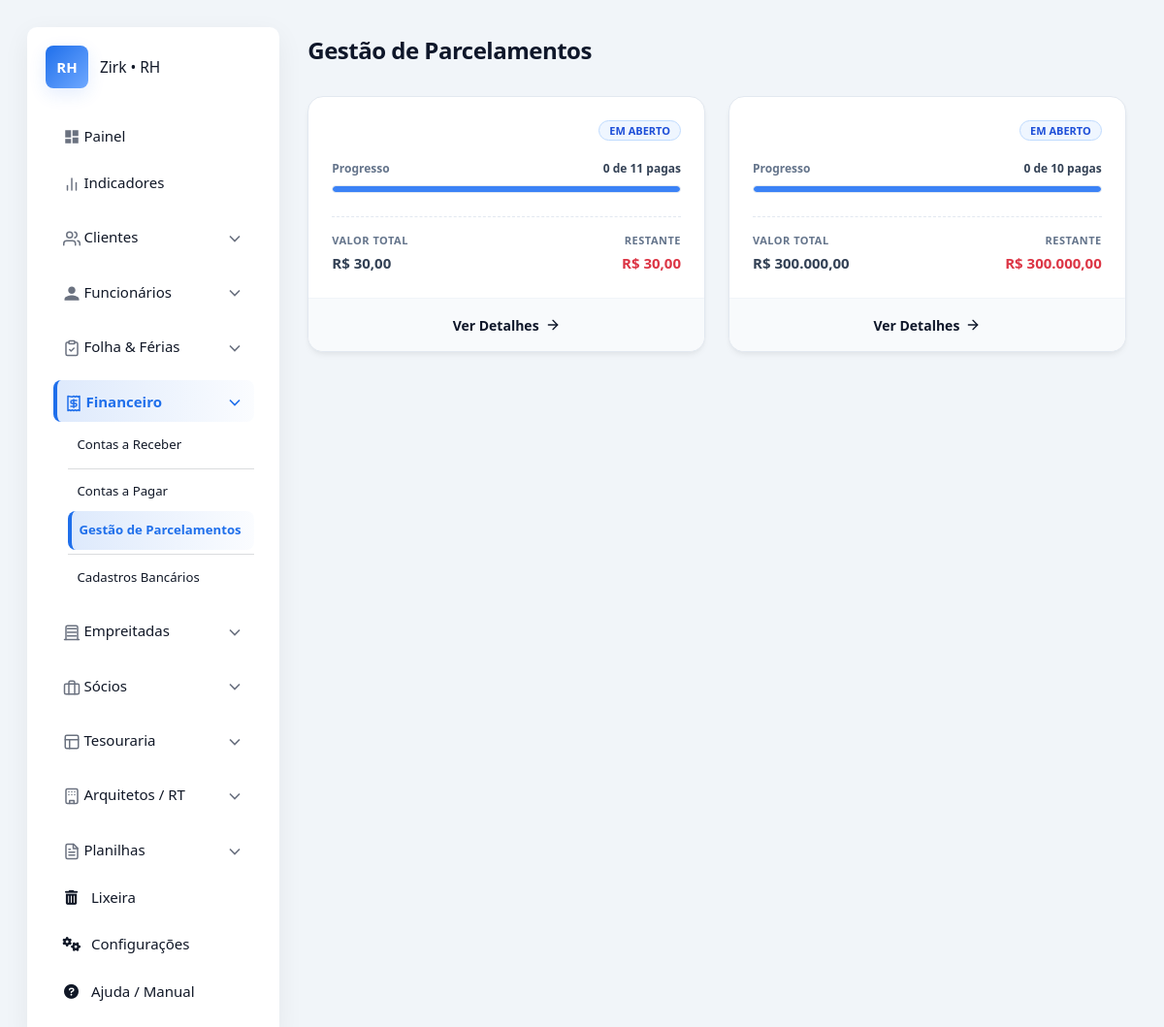
The app's page /pagar/parcelamentos/ (signed in) with its own data.
### apps/financeiro/pagar/models.py (models this page shows, shortened)
class ParcelamentoPagar(SoftDeleteMixin):
    descricao = models.CharField(max_length=255, verbose_name="Descrição do Parcelamento")
    data_criacao = models.DateTimeField(auto_now_add=True, verbose_name="Criado em")
    valor_total_original = models.DecimalField(max_digits=12, decimal_places=2, default=Decimal('0.00'))
    qtd_parcelas = models.IntegerField(default=1)
    class Meta:
        verbose_name = "Parcelamento (A Pagar)"
        verbose_name_plural = "Gestão de Parcelamentos"
        ordering = ['-data_criacao']
    def get_related_objects(self):
        parcelas = []
        modelos_filhos = [
            'parcelas_boleto', 'parcelas_gastogeral', 'parcelas_cheque',
            'parcelas_faturacartao', 'parcelas_gastoveiculoconsorcio',
            'parcelas_gastocontabilidade', 'parcelas_gastoimovel',
            'parcelas_gastoutilidade', 'parcelas_gastogasolina',
            'parcelas_comissaoarquiteto', 'parcelas_gastoalmoco'
        ]
        for related in modelos_filhos:
            if hasattr(self, related):
                manager = getattr(self, related)
                parcelas.extend(list(manager.filter(is_deleted=False)))
        parcelas.sort(key=lambda x: x.data_vencimento if hasattr(x, 'data_vencimento') else x.data_gasto)
        return parcelas
    @property
    def resumo(self):
        parcelas = self.get_related_objects()
        total_obj = len(parcelas)
        if total_obj == 0:
            return {'pendente': 0, 'pago': 0, 'progresso': 0, 'valor_pago': 0, 'valor_aberto': 0}
        pagas = [p for p in parcelas if p.status in ['Pago', 'Recebido', 'PG', 'COM']]
        qtd_pagas = len(pagas)
        valor_pago = sum([p.get_valor_consolidado() for p in pagas])
        valor_total_atual = sum([p.get_valor_consolidado() for p in parcelas])
        valor_aberto = valor_total_atual - valor_pago
        progresso = (qtd_pagas / total_obj) * 100
        return {
            'total_parcelas': total_obj,
            'qtd_pagas': qtd_pagas,
            'qtd_pendentes': total_obj - qtd_pagas,
            'progresso': round(progresso, 1),
            'valor_pago': valor_pago,
            'valor_aberto': valor_aberto,
            'valor_total_atual': valor_total_atual
        }

### apps/financeiro/pagar/views.py (the view)
# urls.py: path('parcelamentos/', views.parcelamento_list, name='parcelamento_list'),
@login_required
def parcelamento_list(request):
    parcelamentos = ParcelamentoPagar.objects.filter(is_deleted=False)
    return render(request, 'core/financeiro/pagar/parcelamento_list.html', {
        'parcelamentos': parcelamentos
    })

### apps/configuracoes/context_processors.py (called while the page is built)
def configuracoes_globais(request):
    return {}

### apps/configuracoes/mixin.py (called while the page is built)
    def get_queryset(self):
        return super().get_queryset().filter(is_deleted=False)

### apps/ferias/service.py (called while the page is built, shortened)
def gerar_novo_periodo_aquisitivo(funcionario):
    if getattr(funcionario, 'is_deleted', False):
        return None
    if not hasattr(funcionario, 'dados_trabalhistas'):
        return None
    dados = funcionario.dados_trabalhistas
    data_admissao = dados.data_admissao_marcenaria or dados.data_admissao_contabilidade
    if not data_admissao:
        return None
    ultimo_periodo = funcionario.periodos_aquisitivos.order_by('-data_fim').first()
    hoje = timezone.now().date()
    data_limite_retroativa = hoje - relativedelta(years=2)
    data_inicio_calculada = None
    if not ultimo_periodo:
        data_inicio_calculada = data_admissao
    else:
        if ultimo_periodo.data_fim >= hoje:
            return None  # Período atual ainda está vigente
        data_inicio_calculada = ultimo_periodo.data_fim + timedelta(days=1)

def atualizar_todos_periodos():
    funcionarios = Funcionario.objects.all() # O SoftDeleteMixin já deve filtrar os deletados
    for func in funcionarios:
        if getattr(func, 'is_deleted', False):
            continue
        gerar_novo_periodo_aquisitivo(func)

### apps/financeiro/pagar/models.py (called while the page is built)
    def get_valor_consolidado(self):
        if self.status in [StatusPagamento.PAGO, 'Pago'] and self.valor_pago:
            return self.valor_pago
        return self.valor_comissao

### templates/core/financeiro/pagar/parcelamento_list.html (shortened to what this page needs)
{% extends 'core/base.html' %}
{% load static %}
{% block content %}
<div class="dash-container">
    <div class="dash-header">
        <h1 class="dash-title">Gestão de Parcelamentos</h1>
    </div>
    <div class="cards-grid">
        {% for p in parcelamentos %}
            {% with resumo=p.resumo %}
            <div class="parcela-card">
                <div class="card-body">
                    <div class="card-top">
                        {% if resumo.progresso == 100 %}
                            <span class="badge bg-success-soft">Concluído</span>
                        {% else %}
                            <span class="badge bg-blue-soft">Em Aberto</span>
                        {% endif %}
                    </div>
                    <div class="progresso-container">
                        <div class="progresso-info">
                            <span>Progresso</span>
                            <span style="color: var(--slate-700);">{{ resumo.qtd_pagas }} de {{ resumo.total_parcelas }} pagas</span>
                        </div>
                        <div class="progress-track">
                            <div class="progress-fill {% if resumo.progresso == 100 %}fill-green{% else %}fill-blue{% endif %}"
                                 style="width: {{ resumo.progresso }}%"></div>
                        </div>
                    </div>
                    <div class="valores-grid">
                        <div>
                            <div class="val-label">Valor Total</div>
                            <div class="val-valor">R$ {{ resumo.valor_total_atual|floatformat:"2g" }}</div>
                        </div>
                        <div style="text-align: right;">
                            <div class="val-label">Restante</div>
                            {% if resumo.valor_aberto > 0 %}
                                <div class="val-valor text-danger">R$ {{ resumo.valor_aberto|floatformat:"2g" }}</div>
                            {% else %}
                                <div class="val-valor" style="color: var(--green-500);">Quitado</div>
                            {% endif %}
                        </div>
                    </div>
                </div>
                <div class="card-footer">
                    <a href="{% url 'pagar:parcelamento_detail' p.pk %}" class="btn-link-card">
                        Ver Detalhes
                        <svg xmlns="http://www.w3.org/2000/svg" width="16" height="16" viewBox="0 0 24 24" fill="none" stroke="currentColor" stroke-width="2" stroke-linecap="round" stroke-linejoin="round"><line x1="5" y1="12" x2="19" y2="12"></line><polyline points="12 5 19 12 12 19"></polyline></svg>
                    </a>
                </div>
            </div>
            {% endwith %}
        {% endfor %}
    </div>
</div>
{% endblock %}

### static/core/css/style.css (style rules this page uses)
:root { --bg: #f5f7fb; --surface: #ffffff; --surface-secondary: #f7faff; --text: #111827; --text-secondary: #4b5563; --muted: #6b7280; --primary: #1f6feb; --primary-hover: #1a5dbd; --accent: #13a38c; --danger: #e5544b; --border-color: #e5e7eb; --input-bg: #fbfcfe; --input-border: #e7edf8; --table-header-bg: #f4f4f4; --table-row-hover: #f9f9f9; --nav-hover: #F3F6FB; --shadow-color: rgba(15, 23, 42, 0.06); --shadow-primary: rgba(31, 111, 235, 0.12); --radius: 10px; --gap: 18px; font-family: Inter, system-ui, -apple-system, "Segoe UI", Roboto, "Helvetica Neue", Arial; font-size: 15px; }
* { box-sizing: border-box; }
html, body { height: 100%; margin: 0; background: var(--bg); color: var(--text); -webkit-font-smoothing: antialiased; }
a:not(.btn), a:not(.btn):link, a:not(.btn):visited, a:not(.btn):hover, a:not(.btn):active, a:not(.btn):focus { text-decoration: none !important; color: inherit !important; }

### templates/core/financeiro/pagar/parcelamento_list.html (style rules this page uses)
:root { --font-sans: ui-sans-serif, system-ui, -apple-system, BlinkMacSystemFont, "Segoe UI", Roboto, "Helvetica Neue", Arial, sans-serif; --slate-50: #f8fafc; --slate-100: #f1f5f9; --slate-200: #e2e8f0; --slate-300: #cbd5e1; --slate-400: #94a3b8; --slate-500: #64748b; --slate-600: #475569; --slate-700: #334155; --slate-900: #0f172a; --blue-50: #eff6ff; --blue-500: #3b82f6; --blue-600: #2563eb; --blue-700: #1d4ed8; --green-50: #ecfdf5; --green-500: #10b981; --green-700: #047857; --red-500: #ef4444; --white: #ffffff; }
body { background-color: var(--slate-100) !important; }
.dash-container { font-family: var(--font-sans); color: var(--slate-900); padding-bottom: 60px; max-width: 1200px; margin: 0 auto; }
.dash-header { margin-bottom: 32px; display: flex; justify-content: space-between; align-items: center; padding-top: 10px; }
.dash-title { font-size: 24px; font-weight: 800; color: var(--slate-900); margin: 0; letter-spacing: -0.5px; }
.cards-grid { display: grid; grid-template-columns: repeat(auto-fill, minmax(340px, 1fr)); gap: 24px; }
.parcela-card { background-color: var(--white); border: 1px solid var(--slate-200); border-radius: 16px; overflow: hidden; display: flex; flex-direction: column; box-shadow: 0 4px 6px -1px rgba(0, 0, 0, 0.05), 0 2px 4px -1px rgba(0, 0, 0, 0.03); transition: transform 0.2s ease, box-shadow 0.2s ease, border-color 0.2s; }
.card-body { padding: 24px; flex: 1; }
.card-footer { padding: 16px 24px; background-color: var(--slate-50); border-top: 1px solid var(--slate-100); text-align: center; }
.card-top { display: flex; justify-content: space-between; align-items: flex-start; margin-bottom: 20px; gap: 12px; }
.badge { padding: 4px 10px; border-radius: 20px; font-size: 11px; font-weight: 600; text-transform: uppercase; white-space: nowrap; }
.bg-blue-soft { background-color: var(--blue-50); color: var(--blue-700); border: 1px solid #bfdbfe; }
.progresso-container { margin-bottom: 24px; }
.progresso-info { display: flex; justify-content: space-between; font-size: 12px; margin-bottom: 8px; color: var(--slate-500); font-weight: 600; }
.progress-track { height: 8px; background-color: var(--slate-100); border-radius: 99px; overflow: hidden; border: 1px solid var(--slate-200); }
.progress-fill { height: 100%; border-radius: 99px; transition: width 0.5s ease; }
.fill-blue { background-color: var(--blue-500); }
.valores-grid { display: grid; grid-template-columns: 1fr 1fr; gap: 16px; border-top: 1px dashed var(--slate-200); padding-top: 16px; }
.val-label { font-size: 11px; text-transform: uppercase; color: var(--slate-500); font-weight: 600; margin-bottom: 4px; letter-spacing: 0.5px; }
.val-valor { font-size: 15px; font-weight: 700; color: var(--slate-700); }
.text-danger { color: var(--red-500); }
.btn-link-card { color: var(--blue-600); font-weight: 600; font-size: 14px; text-decoration: none; display: inline-flex; align-items: center; gap: 6px; transition: gap 0.2s; }

### records on screen
ParcelamentoPagar: resumo.qtd_pagas "0", resumo.total_parcelas "11", {{ resumo.progresso }} 0,0 (drawn), resumo.valor_total_atual "30,00", resumo.valor_aberto "30,00"
ParcelamentoPagar: resumo.qtd_pagas "0", resumo.total_parcelas "10", {{ resumo.progresso }} 0,0 (drawn), resumo.valor_total_atual "300.000,00", resumo.valor_aberto "300.000,00"
